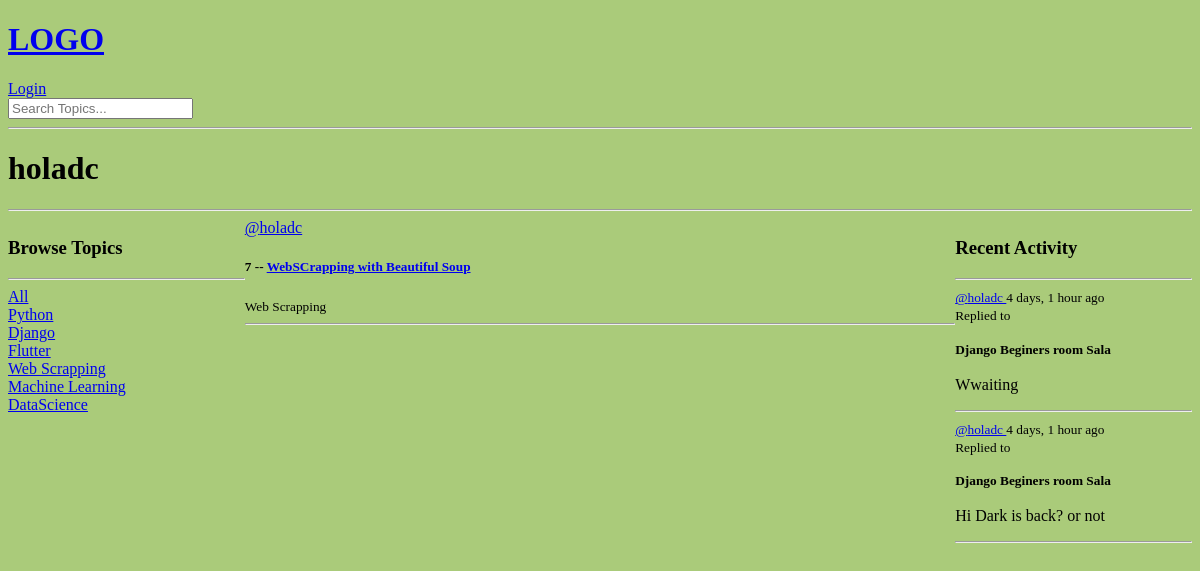
Before: /profile/3/ with the older database file.
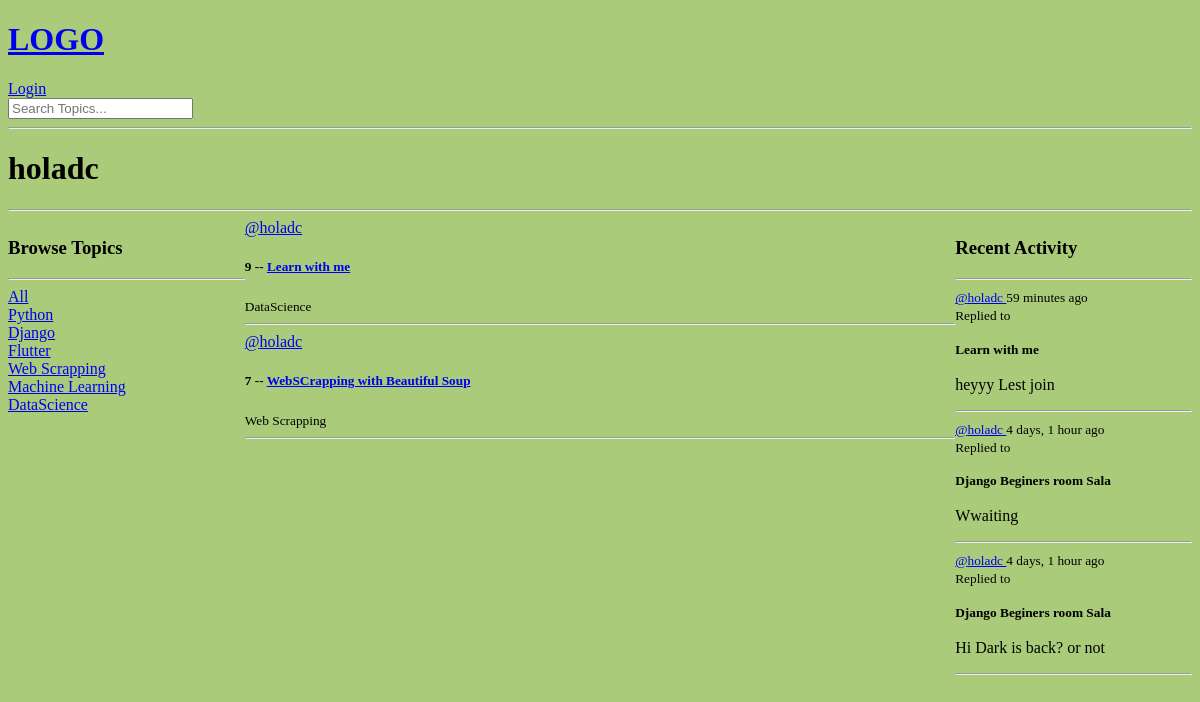
After: the same page with the newer database file.
### base/models.py (models this page shows, shortened)
class Topic(models.Model):
    name = models.CharField(max_length=120)

class Room(models.Model):
    host = models.ForeignKey(User, on_delete=models.SET_NULL, null=True)
    topic = models.ForeignKey(Topic, on_delete=models.SET_NULL, null=True)
    name = models.CharField(max_length=120)
    description = models.TextField(null=True, blank=True)
    participants = models.ManyToManyField(
        User, related_name='participants', blank=True)
    update = models.DateTimeField(auto_now=True)
    created = models.DateTimeField(auto_now_add=True)
    def __str__(self):
        return self.name
    class Meta:
        ordering = ['-update', '-created']

class Message(models.Model):
    user = models.ForeignKey(User, on_delete=models.CASCADE)
    room = models.ForeignKey(Room, on_delete=models.CASCADE)
    body = models.TextField()
    update = models.DateTimeField(auto_now=True)
    created = models.DateTimeField(auto_now_add=True)
    def __str__(self):
        return self.body
    class Meta:
        ordering = ['-update', '-created']

### base/views.py (the view)
# urls.py: path('profile/<str:pk>/', views.user_profile , name = 'user-profile'),
def user_profile(request , pk):
    user = User.objects.get(id = pk)
    rooms = user.room_set.all()
    topics = Topic.objects.all()
    room_messages = user.message_set.all()
    context = {'user':user, 'room_messages':room_messages, 'rooms': rooms, 'topics': topics}
    return render(request , 'base/profile.html' , context)

### base/templates/base/profile.html (shortened to what this page needs)
{% extends 'main.html' %}
{% block content %}
    <h1>{{user.username}}</h1>
    <hr>
    <div class="user-profile-container">
        <div>
            {%include 'base/topics_components.html' %}
        </div>
        <div>
            {%include 'base/room_components.html' %}
        </div>
        <div>
            {% include 'base/activity_components.html' %}
        </div>
    </div>
{% endblock content %}

### base/templates/base/topics_components.html
<h3>Browse Topics</h3>
<hr>
<div>
    <a href="{% url 'home' %}">All</a>
</div>
{% for topic in topics %}
<div>
    <a href="{% url 'home' %}?q={{topic.name}}">{{topic.name}}</a>
</div>
{%endfor %}

### base/templates/base/room_components.html (shortened to what this page needs)
<div>
    {% for room in rooms %}
    <div>
        <a href="{% url 'user-profile' room.host.id %}">@{{room.host.username}}</a>
        <br>
        <h5> {{room.id}} -- <a href="{% url 'room' room.id %}"> {{room.name}} </a> </h5>
        <small>{{room.topic.name}}</small>
        <hr>
    </div>
    {% endfor %}
</div>

### base/templates/base/activity_components.html (shortened to what this page needs)
<h3>Recent Activity</h3>
<hr>
{% for message in room_messages %}
<div>
    <small> <a href="{% url 'user-profile' message.user.id %}"> @{{message.user}} </a>       {{message.created|timesince}} ago</small>
    <br>
    <small>Replied to <h4>{{message.room}}</h4></small>
    <p>{{message}}</p>
    <hr>
</div>
{% endfor %}

Changed rows visible on the page:
added Room: host.username "holadc", id "9", name "Learn with me", topic.name "DataScience"
added Message: user "holadc", created "59 minutes", room "Learn with me", body "heyyy Lest join"
